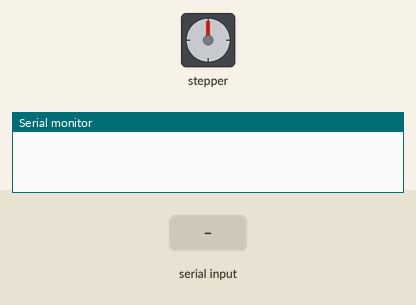
A sketch run on a simulated Arduino Uno, built with avr-gcc and run on an emulated ATmega328P. Parts: stepper motor, the last lines printed to the serial monitor. The inputs (shaded band) are chosen by the test bench. Stepper angles assume 2048 steps per turn.

Above: at 1.2 s.
1.3 s: "90,45\n" received over Serial
At 1.75 s:
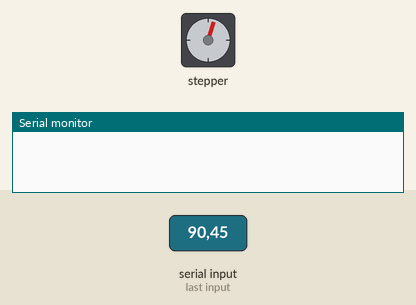
At 3.1 s:
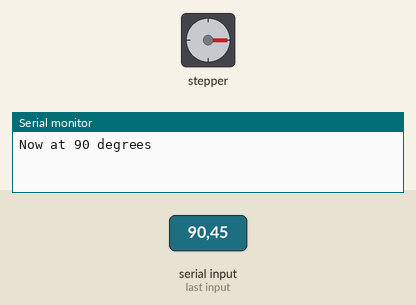
4.3 s: "200\n" received over Serial
At 7.5 s:
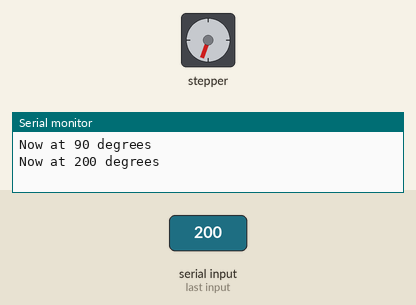
Timing chart, 0 to 9.0 s (numbered marks = the images above; inputs shaded):
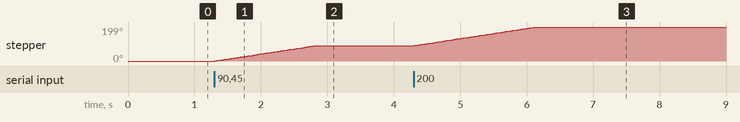

Measured:
- after the input at 1.3 s, stepper: turns 90° clockwise in 1.5 s, starting at once
- after the input at 4.3 s, stepper: turns 109° clockwise in 1.8 s, starting at once

The sketch:

17-stepper-go-to.ino
```cpp
#include <Stepper.h>

const int STEPS_PER_TURN = 2048;
Stepper motor(STEPS_PER_TURN, 8, 10, 9, 11);
int position = 0;

void setup() {
  motor.setSpeed(10);
  Serial.begin(9600);
}

void loop() {
  if (Serial.available() > 0) {
    int angle = Serial.readStringUntil('\n').toInt();
    int target = map(angle, 0, 360, 0, STEPS_PER_TURN);
    motor.step(target - position);
    position = target;
    Serial.print("Now at ");
    Serial.print(angle);
    Serial.println(" degrees");
  }
}
```
